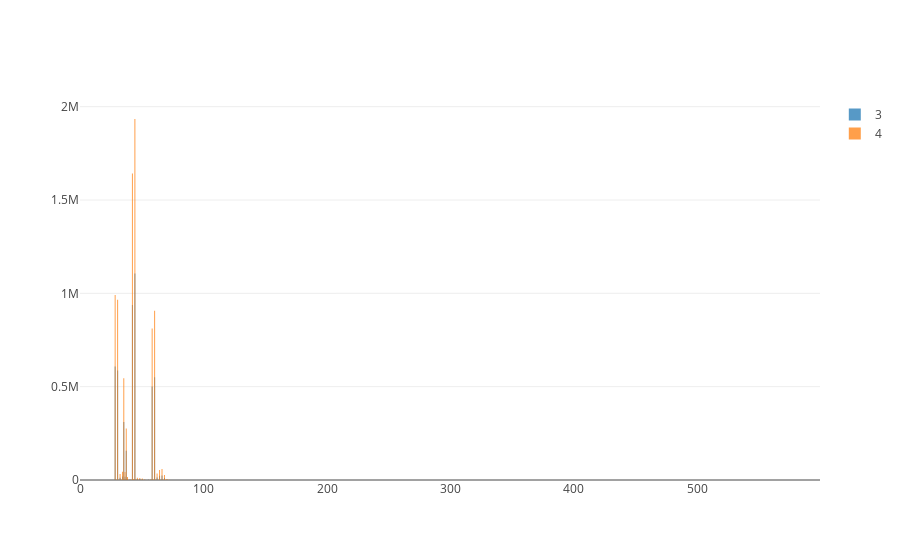

Notebook source saved alongside this figure:
### Code cell
df = pd.read_csv("out.csv", header=None,  dtype='u8', sep='[^\d\.]+', engine='python', usecols=[3,4])


data =[go.Bar(
    y=df[col_name],
    opacity=0.75,
    name=col_name 
) for col_name in df.columns ]


layout = go.Layout(barmode='overlay')
fig = go.Figure(data=data, layout=layout)

py.iplot(fig)

### Figure 1 — Plotly figure (JSON) as saved in the notebook; plotly's stock layout.template omitted (floating-point values rounded to 4 significant figures; data arrays with more than 128 entries replaced by an {"elided": "..."} marker saying what was removed)
{"data": [{"name": "3", "opacity": 0.75, "type": "bar", "uid": "330f2122-95dc-11e8-8632-3085a901329b", "y": {"elided": "600 int values"}}, {"name": "4", "opacity": 0.75, "type": "bar", "uid": "330f283e-95dc-11e8-8632-3085a901329b", "y": {"elided": "600 int values"}}], "layout": {"barmode": "overlay"}}
